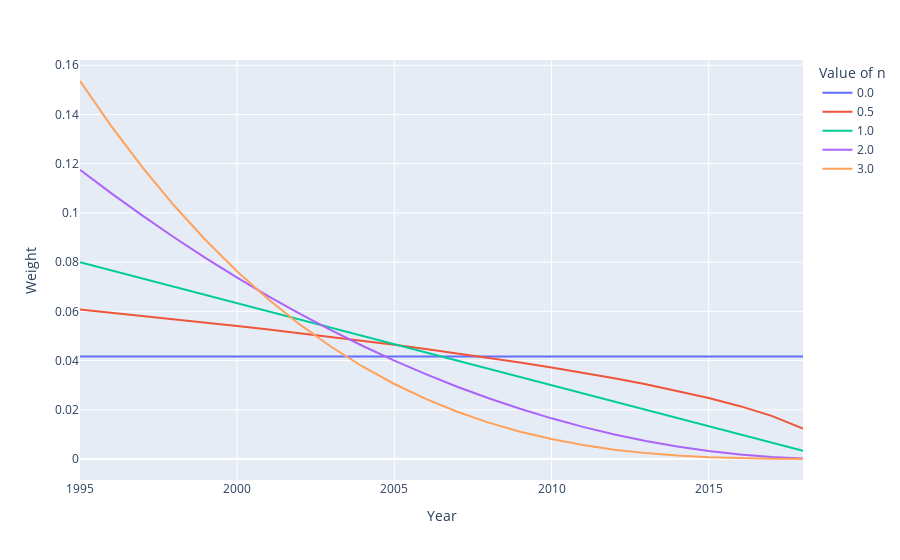

The notebook cell saved with this chart:
### Code cell
start_year = 1995
end_year = 2019

n_array = [0, .5, 1, 2, 3]
years_between = [i for i in range(start_year, end_year)]

weights_df = pd.DataFrame(0, index=years_between, columns=n_array)

weights_dict = {'Year':years_between}

for n in n_array:
    weights = get_weights(start_year, end_year, n)
    weights_df[n] = weights
    
plot = px.line(weights_df)
plot.update_layout(yaxis_title='Weight',
                  xaxis_title="Year",
                  legend_title='Value of n')
plot.show()

### Figure 1 — Plotly figure (JSON) as saved in the notebook; plotly's stock layout.template omitted (floating-point values rounded to 4 significant figures)
{"data": [{"hovertemplate": "variable=0.0<br>index=%{x}<br>value=%{y}<extra></extra>", "legendgroup": "0.0", "line": {"color": "#636efa", "dash": "solid"}, "marker": {"symbol": "circle"}, "mode": "lines", "name": "0.0", "orientation": "v", "showlegend": true, "type": "scatter", "x": [1995, 1996, 1997, 1998, 1999, 2000, 2001, 2002, 2003, 2004, 2005, 2006, 2007, 2008, 2009, 2010, 2011, 2012, 2013, 2014, 2015, 2016, 2017, 2018], "xaxis": "x", "y": [0.04167, 0.04167, 0.04167, 0.04167, 0.04167, 0.04167, 0.04167, 0.04167, 0.04167, 0.04167, 0.04167, 0.04167, 0.04167, 0.04167, 0.04167, 0.04167, 0.04167, 0.04167, 0.04167, 0.04167, 0.04167, 0.04167, 0.04167, 0.04167], "yaxis": "y"}, {"hovertemplate": "variable=0.5<br>index=%{x}<br>value=%{y}<extra></extra>", "legendgroup": "0.5", "line": {"color": "#EF553B", "dash": "solid"}, "marker": {"symbol": "circle"}, "mode": "lines", "name": "0.5", "orientation": "v", "showlegend": true, "type": "scatter", "x": [1995, 1996, 1997, 1998, 1999, 2000, 2001, 2002, 2003, 2004, 2005, 2006, 2007, 2008, 2009, 2010, 2011, 2012, 2013, 2014, 2015, 2016, 2017, 2018], "xaxis": "x", "y": [0.06076, 0.05948, 0.05817, 0.05683, 0.05546, 0.05406, 0.05262, 0.05113, 0.04961, 0.04803, 0.0464, 0.04472, 0.04296, 0.04113, 0.03922, 0.03721, 0.03508, 0.03281, 0.03038, 0.02773, 0.0248, 0.02148, 0.01754, 0.0124], "yaxis": "y"}, {"hovertemplate": "variable=1.0<br>index=%{x}<br>value=%{y}<extra></extra>", "legendgroup": "1.0", "line": {"color": "#00cc96", "dash": "solid"}, "marker": {"symbol": "circle"}, "mode": "lines", "name": "1.0", "orientation": "v", "showlegend": true, "type": "scatter", "x": [1995, 1996, 1997, 1998, 1999, 2000, 2001, 2002, 2003, 2004, 2005, 2006, 2007, 2008, 2009, 2010, 2011, 2012, 2013, 2014, 2015, 2016, 2017, 2018], "xaxis": "x", "y": [0.08, 0.07667, 0.07333, 0.07, 0.06667, 0.06333, 0.06, 0.05667, 0.05333, 0.05, 0.04667, 0.04333, 0.04, 0.03667, 0.03333, 0.03, 0.02667, 0.02333, 0.02, 0.01667, 0.01333, 0.01, 0.006667, 0.003333], "yaxis": "y"}, {"hovertemplate": "variable=2.0<br>index=%{x}<br>value=%{y}<extra></extra>", "legendgroup": "2.0", "line": {"color": "#ab63fa", "dash": "solid"}, "marker": {"symbol": "circle"}, "mode": "lines", "name": "2.0", "orientation": "v", "showlegend": true, "type": "scatter", "x": [1995, 1996, 1997, 1998, 1999, 2000, 2001, 2002, 2003, 2004, 2005, 2006, 2007, 2008, 2009, 2010, 2011, 2012, 2013, 2014, 2015, 2016, 2017, 2018], "xaxis": "x", "y": [0.1176, 0.108, 0.09878, 0.09, 0.08163, 0.07367, 0.06612, 0.05898, 0.05224, 0.04592, 0.04, 0.03449, 0.02939, 0.02469, 0.02041, 0.01653, 0.01306, 0.01, 0.007347, 0.005102, 0.003265, 0.001837, 0.0008163, 0.0002041], "yaxis": "y"}, {"hovertemplate": "variable=3.0<br>index=%{x}<br>value=%{y}<extra></extra>", "legendgroup": "3.0", "line": {"color": "#FFA15A", "dash": "solid"}, "marker": {"symbol": "circle"}, "mode": "lines", "name": "3.0", "orientation": "v", "showlegend": true, "type": "scatter", "x": [1995, 1996, 1997, 1998, 1999, 2000, 2001, 2002, 2003, 2004, 2005, 2006, 2007, 2008, 2009, 2010, 2011, 2012, 2013, 2014, 2015, 2016, 2017, 2018], "xaxis": "x", "y": [0.1536, 0.1352, 0.1183, 0.1029, 0.08889, 0.07621, 0.0648, 0.05459, 0.04551, 0.0375, 0.03049, 0.02441, 0.0192, 0.01479, 0.01111, 0.0081, 0.005689, 0.003811, 0.0024, 0.001389, 0.0007111, 0.0003, 8.889e-05, 1.111e-05], "yaxis": "y"}], "layout": {"autosize": true, "legend": {"title": {"text": "Value of n"}, "tracegroupgap": 0}, "margin": {"t": 60}, "xaxis": {"anchor": "y", "autorange": true, "domain": [0, 1], "range": [1995, 2018], "title": {"text": "Year"}, "type": "linear"}, "yaxis": {"anchor": "x", "autorange": true, "domain": [0, 1], "range": [-0.008522, 0.1621], "title": {"text": "Weight"}, "type": "linear"}}}
